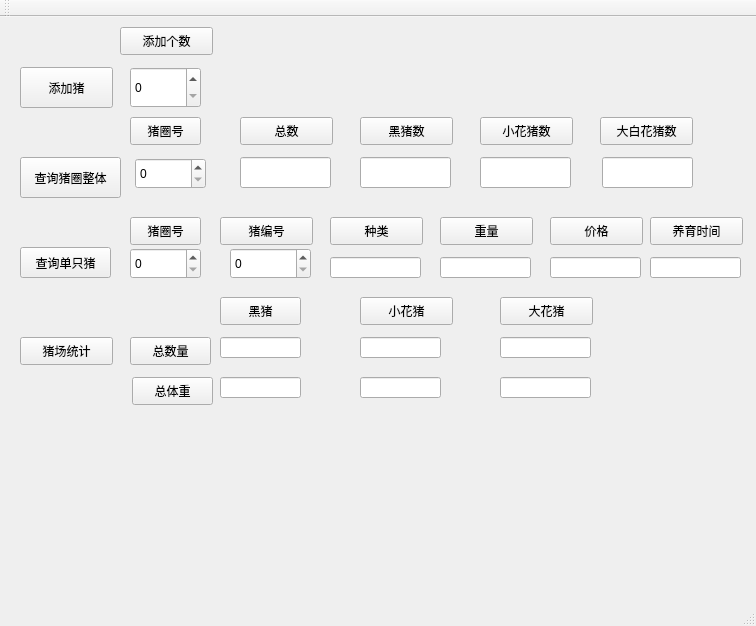
<?xml version="1.0" encoding="UTF-8"?>
<ui version="4.0">
 <class>MainWindow</class>
 <widget class="QMainWindow" name="MainWindow">
  <property name="geometry">
   <rect>
    <x>0</x>
    <y>0</y>
    <width>756</width>
    <height>626</height>
   </rect>
  </property>
  <property name="windowTitle">
   <string>MainWindow</string>
  </property>
  <widget class="QWidget" name="centralWidget">
   <widget class="QPushButton" name="pushButton">
    <property name="geometry">
     <rect>
      <x>20</x>
      <y>50</y>
      <width>93</width>
      <height>41</height>
     </rect>
    </property>
    <property name="text">
     <string>添加猪</string>
    </property>
   </widget>
   <widget class="QSpinBox" name="spinBox">
    <property name="geometry">
     <rect>
      <x>130</x>
      <y>50</y>
      <width>71</width>
      <height>41</height>
     </rect>
    </property>
   </widget>
   <widget class="QPushButton" name="pushButton_2">
    <property name="geometry">
     <rect>
      <x>20</x>
      <y>140</y>
      <width>101</width>
      <height>41</height>
     </rect>
    </property>
    <property name="text">
     <string>查询猪圈整体</string>
    </property>
   </widget>
   <widget class="QSpinBox" name="spinBox_2">
    <property name="geometry">
     <rect>
      <x>135</x>
      <y>141</y>
      <width>71</width>
      <height>31</height>
     </rect>
    </property>
   </widget>
   <widget class="QLineEdit" name="lineEdit">
    <property name="geometry">
     <rect>
      <x>240</x>
      <y>140</y>
      <width>91</width>
      <height>31</height>
     </rect>
    </property>
   </widget>
   <widget class="QPushButton" name="pushButton_3">
    <property name="geometry">
     <rect>
      <x>240</x>
      <y>100</y>
      <width>93</width>
      <height>28</height>
     </rect>
    </property>
    <property name="text">
     <string>总数</string>
    </property>
   </widget>
   <widget class="QPushButton" name="pushButton_4">
    <property name="geometry">
     <rect>
      <x>360</x>
      <y>100</y>
      <width>93</width>
      <height>28</height>
     </rect>
    </property>
    <property name="text">
     <string>黑猪数</string>
    </property>
   </widget>
   <widget class="QPushButton" name="pushButton_5">
    <property name="geometry">
     <rect>
      <x>480</x>
      <y>100</y>
      <width>93</width>
      <height>28</height>
     </rect>
    </property>
    <property name="text">
     <string>小花猪数</string>
    </property>
   </widget>
   <widget class="QPushButton" name="pushButton_6">
    <property name="geometry">
     <rect>
      <x>600</x>
      <y>100</y>
      <width>93</width>
      <height>28</height>
     </rect>
    </property>
    <property name="text">
     <string>大白花猪数</string>
    </property>
   </widget>
   <widget class="QLineEdit" name="lineEdit_2">
    <property name="geometry">
     <rect>
      <x>360</x>
      <y>140</y>
      <width>91</width>
      <height>31</height>
     </rect>
    </property>
   </widget>
   <widget class="QLineEdit" name="lineEdit_3">
    <property name="geometry">
     <rect>
      <x>480</x>
      <y>140</y>
      <width>91</width>
      <height>31</height>
     </rect>
    </property>
   </widget>
   <widget class="QLineEdit" name="lineEdit_4">
    <property name="geometry">
     <rect>
      <x>602</x>
      <y>140</y>
      <width>91</width>
      <height>31</height>
     </rect>
    </property>
   </widget>
   <widget class="QPushButton" name="pushButton_7">
    <property name="geometry">
     <rect>
      <x>20</x>
      <y>230</y>
      <width>91</width>
      <height>31</height>
     </rect>
    </property>
    <property name="text">
     <string>查询单只猪</string>
    </property>
   </widget>
   <widget class="QPushButton" name="pushButton_8">
    <property name="geometry">
     <rect>
      <x>120</x>
      <y>10</y>
      <width>93</width>
      <height>28</height>
     </rect>
    </property>
    <property name="text">
     <string>添加个数</string>
    </property>
   </widget>
   <widget class="QPushButton" name="pushButton_9">
    <property name="geometry">
     <rect>
      <x>130</x>
      <y>100</y>
      <width>71</width>
      <height>28</height>
     </rect>
    </property>
    <property name="text">
     <string>猪圈号</string>
    </property>
   </widget>
   <widget class="QPushButton" name="pushButton_10">
    <property name="geometry">
     <rect>
      <x>130</x>
      <y>200</y>
      <width>71</width>
      <height>28</height>
     </rect>
    </property>
    <property name="text">
     <string>猪圈号</string>
    </property>
   </widget>
   <widget class="QSpinBox" name="spinBox_3">
    <property name="geometry">
     <rect>
      <x>130</x>
      <y>231</y>
      <width>71</width>
      <height>31</height>
     </rect>
    </property>
   </widget>
   <widget class="QLineEdit" name="lineEdit_5">
    <property name="geometry">
     <rect>
      <x>330</x>
      <y>240</y>
      <width>91</width>
      <height>21</height>
     </rect>
    </property>
   </widget>
   <widget class="QPushButton" name="pushButton_11">
    <property name="geometry">
     <rect>
      <x>330</x>
      <y>200</y>
      <width>93</width>
      <height>28</height>
     </rect>
    </property>
    <property name="text">
     <string>种类</string>
    </property>
   </widget>
   <widget class="QPushButton" name="pushButton_12">
    <property name="geometry">
     <rect>
      <x>440</x>
      <y>200</y>
      <width>93</width>
      <height>28</height>
     </rect>
    </property>
    <property name="text">
     <string>重量</string>
    </property>
   </widget>
   <widget class="QPushButton" name="pushButton_13">
    <property name="geometry">
     <rect>
      <x>550</x>
      <y>200</y>
      <width>93</width>
      <height>28</height>
     </rect>
    </property>
    <property name="text">
     <string>价格</string>
    </property>
   </widget>
   <widget class="QPushButton" name="pushButton_14">
    <property name="geometry">
     <rect>
      <x>650</x>
      <y>200</y>
      <width>93</width>
      <height>28</height>
     </rect>
    </property>
    <property name="text">
     <string>养育时间</string>
    </property>
   </widget>
   <widget class="QPushButton" name="pushButton_15">
    <property name="geometry">
     <rect>
      <x>220</x>
      <y>200</y>
      <width>93</width>
      <height>28</height>
     </rect>
    </property>
    <property name="text">
     <string>猪编号</string>
    </property>
   </widget>
   <widget class="QSpinBox" name="spinBox_4">
    <property name="geometry">
     <rect>
      <x>230</x>
      <y>231</y>
      <width>81</width>
      <height>31</height>
     </rect>
    </property>
   </widget>
   <widget class="QLineEdit" name="lineEdit_6">
    <property name="geometry">
     <rect>
      <x>440</x>
      <y>240</y>
      <width>91</width>
      <height>21</height>
     </rect>
    </property>
   </widget>
   <widget class="QLineEdit" name="lineEdit_7">
    <property name="geometry">
     <rect>
      <x>550</x>
      <y>240</y>
      <width>91</width>
      <height>21</height>
     </rect>
    </property>
   </widget>
   <widget class="QLineEdit" name="lineEdit_8">
    <property name="geometry">
     <rect>
      <x>650</x>
      <y>240</y>
      <width>91</width>
      <height>21</height>
     </rect>
    </property>
   </widget>
   <widget class="QPushButton" name="pushButton_16">
    <property name="geometry">
     <rect>
      <x>20</x>
      <y>320</y>
      <width>93</width>
      <height>28</height>
     </rect>
    </property>
    <property name="text">
     <string>猪场统计</string>
    </property>
   </widget>
   <widget class="QPushButton" name="pushButton_17">
    <property name="geometry">
     <rect>
      <x>220</x>
      <y>280</y>
      <width>81</width>
      <height>28</height>
     </rect>
    </property>
    <property name="text">
     <string>黑猪</string>
    </property>
   </widget>
   <widget class="QPushButton" name="pushButton_18">
    <property name="geometry">
     <rect>
      <x>360</x>
      <y>280</y>
      <width>93</width>
      <height>28</height>
     </rect>
    </property>
    <property name="text">
     <string>小花猪</string>
    </property>
   </widget>
   <widget class="QPushButton" name="pushButton_19">
    <property name="geometry">
     <rect>
      <x>500</x>
      <y>280</y>
      <width>93</width>
      <height>28</height>
     </rect>
    </property>
    <property name="text">
     <string>大花猪</string>
    </property>
   </widget>
   <widget class="QLineEdit" name="lineEdit_9">
    <property name="geometry">
     <rect>
      <x>220</x>
      <y>320</y>
      <width>81</width>
      <height>21</height>
     </rect>
    </property>
   </widget>
   <widget class="QPushButton" name="pushButton_20">
    <property name="geometry">
     <rect>
      <x>130</x>
      <y>320</y>
      <width>81</width>
      <height>28</height>
     </rect>
    </property>
    <property name="text">
     <string>总数量</string>
    </property>
   </widget>
   <widget class="QPushButton" name="pushButton_21">
    <property name="geometry">
     <rect>
      <x>132</x>
      <y>360</y>
      <width>81</width>
      <height>28</height>
     </rect>
    </property>
    <property name="text">
     <string>总体重</string>
    </property>
   </widget>
   <widget class="QLineEdit" name="lineEdit_10">
    <property name="geometry">
     <rect>
      <x>220</x>
      <y>360</y>
      <width>81</width>
      <height>21</height>
     </rect>
    </property>
   </widget>
   <widget class="QLineEdit" name="lineEdit_11">
    <property name="geometry">
     <rect>
      <x>360</x>
      <y>320</y>
      <width>81</width>
      <height>21</height>
     </rect>
    </property>
   </widget>
   <widget class="QLineEdit" name="lineEdit_12">
    <property name="geometry">
     <rect>
      <x>360</x>
      <y>360</y>
      <width>81</width>
      <height>21</height>
     </rect>
    </property>
   </widget>
   <widget class="QLineEdit" name="lineEdit_13">
    <property name="geometry">
     <rect>
      <x>500</x>
      <y>320</y>
      <width>91</width>
      <height>21</height>
     </rect>
    </property>
   </widget>
   <widget class="QLineEdit" name="lineEdit_14">
    <property name="geometry">
     <rect>
      <x>500</x>
      <y>360</y>
      <width>91</width>
      <height>21</height>
     </rect>
    </property>
   </widget>
  </widget>
  <widget class="QMenuBar" name="menuBar">
   <property name="geometry">
    <rect>
     <x>0</x>
     <y>0</y>
     <width>756</width>
     <height>26</height>
    </rect>
   </property>
  </widget>
  <widget class="QToolBar" name="mainToolBar">
   <attribute name="toolBarArea">
    <enum>TopToolBarArea</enum>
   </attribute>
   <attribute name="toolBarBreak">
    <bool>false</bool>
   </attribute>
  </widget>
  <widget class="QStatusBar" name="statusBar"/>
 </widget>
 <layoutdefault spacing="6" margin="11"/>
 <resources/>
 <connections/>
</ui>
